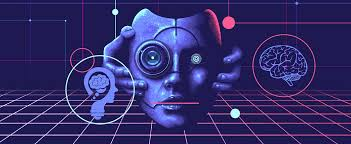
#> input picture cv.jpg, 351 x 144 px
$ jupyter execute histogram.ipynb
#> lines starting #> are read from the running program, lines starting #| are printed output that depends on the picture
[cell 1]
import cv2
import numpy as np

import matplotlib.pyplot as plt

[cell 2]
image = cv2.imread("cv.jpg")
#> image is the input picture: shape (144, 351, 3); mean B, G, R 106.9, 44.4, 51.2

[cell 3]
cv2.imshow("image",image)
cv2.waitKey(0)
cv2.destroyAllWindows()

[cell 4]
hist = cv2.calcHist([image],[0],None,[256],[0,256])
#> hist = 256 values, max 6280 at index 84, min 0 at index 0, mean 197.4

[cell 5]
plt.hist(image.ravel(),256,[0,256]);plt.show()
#> after `plt.hist(image.ravel(), 256, [0, 256])`:
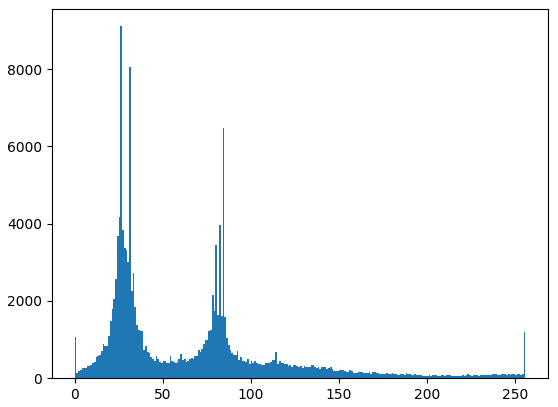
#> figure drawn by matplotlib, 1 panel; tallest bar 9108 high, from x = 26 to 27

[cell 6]
color  = ("b","g","r")
for i,col in enumerate(color):
    hist_1 = cv2.calcHist([image],[i],None,[256],[0,256])
    plt.plot(hist_1,color=col)
    plt.xlim([0,256])
plt.show()
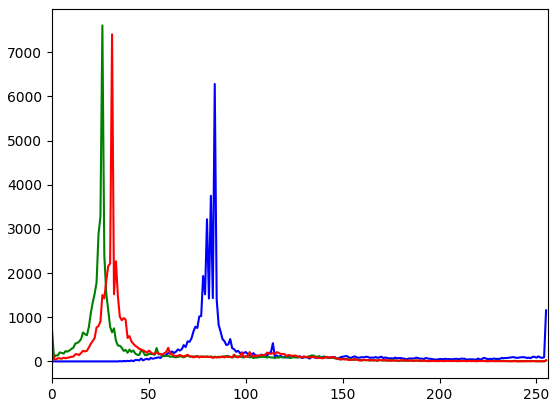
#> figure drawn by matplotlib, 1 panel; curve peaks at x = 84, y = 6280; curve peaks at x = 26, y = 7606; curve peaks at x = 31, y = 7404

$ run again, with img_lights.jpg copied over cv.jpg
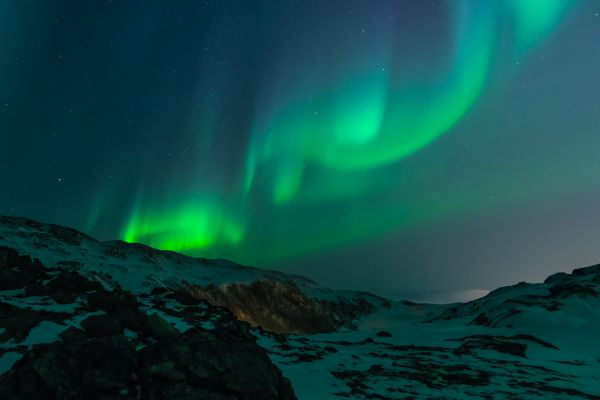
#> input picture img_lights.jpg, 600 x 400 px
#> image is the input picture: shape (400, 600, 3); mean B, G, R 69.3, 72, 15.4
#> hist = 256 values, max 5427 at index 60, min 0 at index 160, mean 937.5
#> `plt.hist(image.ravel(), 256, [0, 256])`:
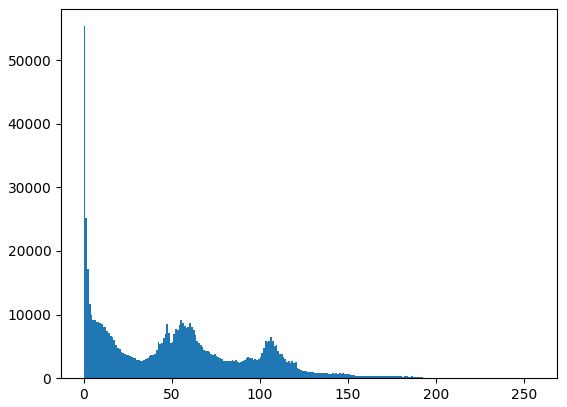
#> figure drawn by matplotlib, 1 panel; tallest bar 55343 high, from x = 0 to 1
#> `plt.show()`:
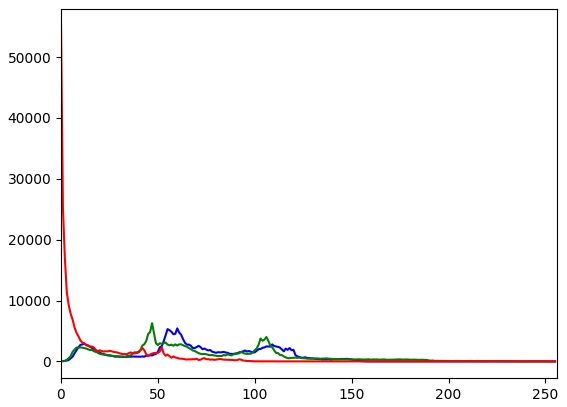
#> figure drawn by matplotlib, 1 panel; curve peaks at x = 60, y = 5427; curve peaks at x = 47, y = 6282; curve peaks at x = 0, y = 55207
